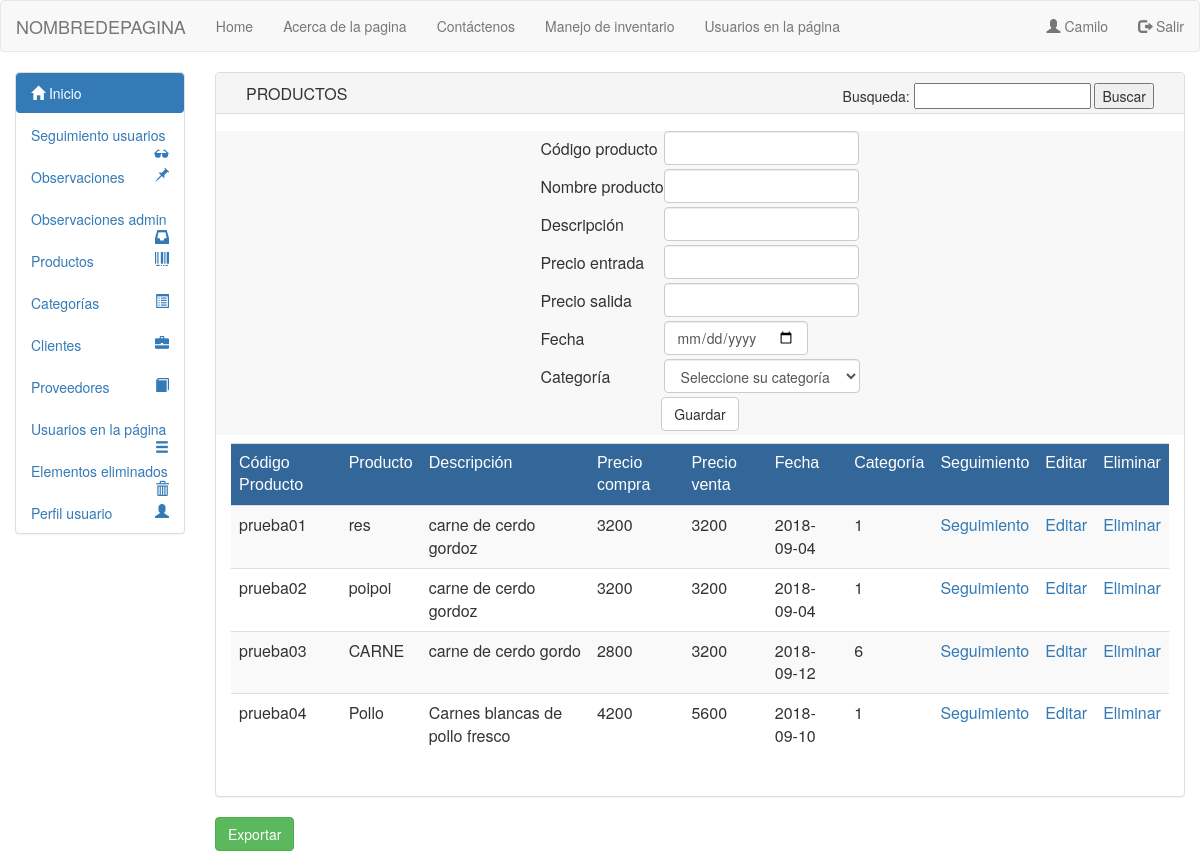
Page /vista/html/crudproductos.php (signed in) on the committed database.
### tables this page shows
CREATE TABLE `productos` (
  `codigo_producto` varchar(50) NOT NULL,
  `nombre_producto` varchar(50) NOT NULL,
  `desc_producto` varchar(50) NOT NULL,
  `precio_entrada` varchar(50) NOT NULL,
  `precio_salida` varchar(50) NOT NULL,
  `fecha_ingreso` date NOT NULL,
  `estado_producto` tinyint(1) NOT NULL,
  `id_categoria` int(11) DEFAULT NULL
);

### modelo/mdlprodobtener.php (called while the page is built, shortened)
<?php
 include_once("conexion.php");
    $nom = "";
    $des = "";
    $pen = "";
    $pas = "";
    $fec = "";
    $update = false;
?>

### Modelo/conexion.php (called while the page is built, shortened)
<?php
class Conexion
{
public function __construct()
{
$this->con = new mysqli("localhost", "root", "", "inventcorp");
}
}
?>

### modelo/mdlprodlistar.php (called while the page is built)
<?php
 include_once("conexion.php");
class Productolis extends Conexion
{
    public function listar()
    {
        $q = "select * from productos where estado_producto='1' order by codigo_producto";
        $consulta = $this->con->query($q) or die ('failed!' . $this->con->error);
        return $consulta;
    }
}
?>

### Modelo/mdlescape.php (called while the page is built)
<?php
class Escap
{
	public function escape($string){
		return htmlentities($string, ENT_QUOTES, 'UTF-8');
	}
}
?>

### Vista/html/crudproductos.php (the view, shortened to what this page needs)
<?php
include_once '../../modelo/mdlprodlistar.php';
include_once'../../modelo/mdlprodobtener.php';
include_once '../../modelo/mdlescape.php';
?>
<html lang="en">
<head>
<link href="../bootstrap/css/bootstrap.min.css" rel="stylesheet" media="screen">
</head>
<body>
<?php
include_once 'header.php';
?>
<div class="container-fluid">
<div class="row">
<div class="col-sm-3 col-md-2 sidebar">
<?php
include_once 'menulateral.php';
?>
</div>
<div class="col-sm-10 col-md-10">
<div class="panel panel-default">
<div class="panel-heading">
<div class="col-sm-4 col-md-4"><h class="panel-title">PRODUCTOS</h></div>
<div class="col-sm-8 col-md-8">
<form align="right" action="crudproductosc1.php" method="post">
<tr align="right">Busqueda:
     <input type="text" name="insertp1">
     <button  type="submit" name="buscarp1" >Buscar</button>
</tr>
</form>
</div>
<br>
</div>
<div class="row">
 <div class="col-sm-12 col-md-12">
            <form method="post" action="../../controlador/crudprod/controlador.php" class="navbar-form navbar-default">
            <table align="center">
                <div class="form-group">
                        <tr>
                            <?php if ($update == true): ?>
                            <?php else: ?>
                                    <td >Código producto</td>
                                    <td><input type="text" class="form-control" name="cod" maxlength="50" required  title="máximo 11 letras o numeros no caracteres especiales"/></td>
                            <?php endif ?>
                        </tr>
                </div>
                <tr><td style="padding:2px"></td></tr>
                <div class="form-group">
                        <tr>
                            <td >Nombre producto</td>
                            <td><input type="text" class="form-control" name="nom" value="<?php echo $nom; ?>" maxlength="50" required  title="Solo Letras 11 máximo no caracteres especiales" /></td>
                        </tr>
                </div>
                <tr><td style="padding:2px"></td></tr>
                <div class="form-group">
                        <tr>
                            <td >Descripción</td>
                            <td><input type="text" class="form-control" name="des" value="<?php echo $des; ?>"  maxlength="50" required pattern="^[A-Za-z -]+$" title="Solo Letras 50 máximo no caracteres especiales"/></td>
                        </tr>
                </div>
                <tr><td style="padding:2px"></td></tr>
                <div class="form-group">
                        <tr>
                            <td >Precio entrada</td>
                            <td><input type="text" class="form-control" name="pen" value="<?php echo $pen; ?>" maxlength="4" required pattern="[0-9]+" title="Solo numeros, 4 máximo(cambiar)" /></td>
                        </tr>
                </div>
                <tr><td style="padding:2px"></td></tr>
                <div class="form-group">
                        <tr>
                            <td >Precio salida</td>
                            <td><input type="text" class="form-control" name="pas" value="<?php echo $pas; ?>" maxlength="4" required pattern="[0-9]+" title="Solo numeros, 4 máximo(cambiar)" /></td>
                        </tr>
                </div>
                <tr><td style="padding:2px"></td></tr>
                <div class="form-group">
                        <tr>
                            <td >Fecha</td>
                            <td><input type="date" class="form-control" name="fec" value="<?php echo $fec; ?>" required /></td>
                        </tr>
                </div>
                <tr><td style="padding:2px"></td></tr>
                <div class="form-group">
                        <tr>
                            <?php if ($update == true): ?>
                            <td >Categoría</td>
                             <td>
                               <select  class="form-control" name="cat" >
                                <option value="<?php echo $cat;?>" ><?php echo $cat; ?></option>
                                <option disabled="disabled">-------</option>
                                <?php
                                 $objeto1= new Categorialis;
                                 $res1=$objeto1->listar();
                                $x = 0;
                                while($row1 = $res1->fetch_array(MYSQLI_ASSOC)){
                                $x ++ ;
                                ?>
                                 <option value="<?php echo $x;?>"> <?php echo $row1['nombre_categoria']." [".$x."] " ?></option>
                                <?php } ?>
                                </select>
                            </td>
                            <?php else: ?>
                            <td >Categoría</td>
                             <td>
                               <select required class="form-control" name="cat">
                                <option value="" disabled selected>Seleccione su categoría</option>
                                </select>
                            </td>
                            <?php endif ?>
                        </tr>
                </div>
                <tr><td style="padding:2px"></td></tr>
                <tr>
                        <td colspan="2" align="center">
                                <?php if ($update == true): ?>
                                <a href="crudproductos.php">Cancelar</a>
                                    <button  type="submit" name="actualizar" class="btn btn-success" >Actualizar</button>
                                <?php else: ?>
                                    <button  type="submit" name="guardar" class="btn btn-default" >Guardar</button>
                                <?php endif ?>
                        </td>
                </tr>
                <tr><td style="padding:2px"></td></tr>
            </table>
            </form>
             <div class="col-sm-12 col-md-12">
             <div class="table-responsive">
                    <table class="table table-hover table-striped" align="center">
                    <thead>
                        <tr>
                            <tr style="color:#FFF; background-color:#369">
                            <td style="font-family:Tahoma, Geneva, sans-serif">Código Producto</td>
                            <td style="font-family:Tahoma, Geneva, sans-serif">Producto</td>
                            <td style="font-family:Tahoma, Geneva, sans-serif">Descripción</td>
                            <td style="font-family:Tahoma, Geneva, sans-serif">Precio compra</td>
                            <td style="font-family:Tahoma, Geneva, sans-serif">Precio venta</td>
                            <td style="font-family:Tahoma, Geneva, sans-serif">Fecha</td>
                            <td style="font-family:Tahoma, Geneva, sans-serif">Categoría</td>
                            <td style="font-family:Tahoma, Geneva, sans-serif">Seguimiento</td>
                            <td style="font-family:Tahoma, Geneva, sans-serif">Editar</td>
                            <td style="font-family:Tahoma, Geneva, sans-serif">Eliminar</td>
                        </tr>
                    </thead>
                    <?php
                    $objeto= new Productolis;
                    $res=$objeto->listar();
                    $objeto2= new Escap;
                     while($row = $res->fetch_array(MYSQLI_ASSOC)){
                      ?>
                        <tr>
                            <td><?php echo $objeto2->escape($row['codigo_producto']); ?></td>
                            <td><?php echo $objeto2->escape($row['nombre_producto']); ?></td>
                            <td><?php echo $objeto2->escape($row['desc_producto']); ?></td>
                            <td><?php echo $objeto2->escape($row['precio_entrada']); ?></td>
                            <td><?php echo $objeto2->escape($row['precio_salida']); ?></td>
                            <td><?php echo $objeto2->escape($row['fecha_ingreso']); ?></td>
                            <td><?php echo $objeto2->escape($row['id_categoria']); ?></td>
                            <td>
                                <a href="chart.php?edit=<?php echo $row['codigo_producto']; ?>">Seguimiento</a>
                            </td>
                            <td>
                                <a href="crudproductos.php?edit=<?php echo $row['codigo_producto']; ?>">Editar</a>
                            </td>
                            <td>
                                <a href="../../controlador/crudprod/controlador2.php?del=<?php echo $row['codigo_producto']; ?>">Eliminar</a>
                            </td>
                        </tr>
                    <?php
                   } $objeto->CloseDB();?>
                </table>
                <br/>
             </div>
                </div>
              </div>
            </div>
        </div>
         <form method="post" action="exportarprod1.php">
     <input type="submit" name="exportar" class="btn btn-success" value="Exportar" />
    </form>
        </div>
</div>
</div>
    </body>
</html>

### rows in the picture
productos: codigo_producto "prueba01", nombre_producto "res", desc_producto "carne de cerdo gordoz", precio_entrada "3200", precio_salida "3200", fecha_ingreso "2018-09-04", id_categoria "1"
productos: codigo_producto "prueba02", nombre_producto "poipoi", desc_producto "carne de cerdo gordoz", precio_entrada "3200", precio_salida "3200", fecha_ingreso "2018-09-04", id_categoria "1"
productos: codigo_producto "prueba03", nombre_producto "CARNE", desc_producto "carne de cerdo gordo", precio_entrada "2800", precio_salida "3200", fecha_ingreso "2018-09-12", id_categoria "6"
productos: codigo_producto "prueba04", nombre_producto "Pollo", desc_producto "Carnes blancas de pollo fresco", precio_entrada "4200", precio_salida "5600", fecha_ingreso "2018-09-10", id_categoria "1"

### other values in the picture
$_SESSION["session"] "Camilo"
